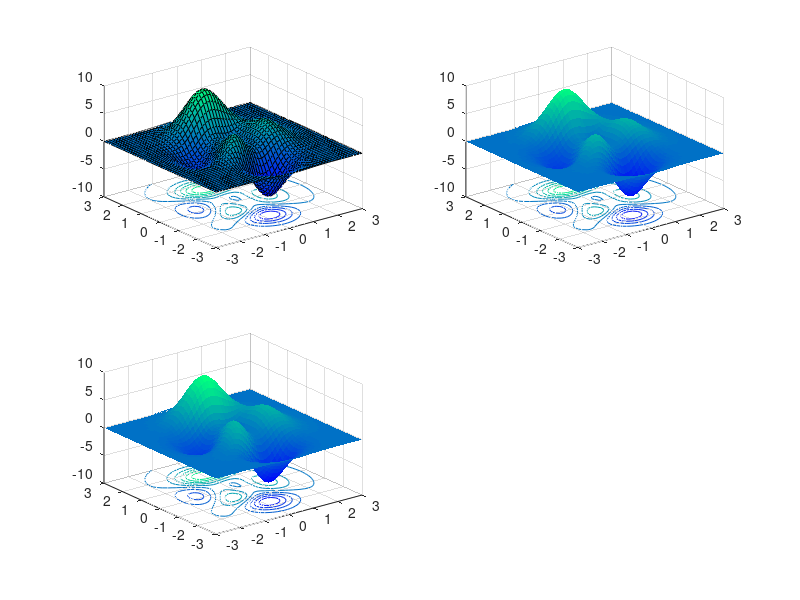
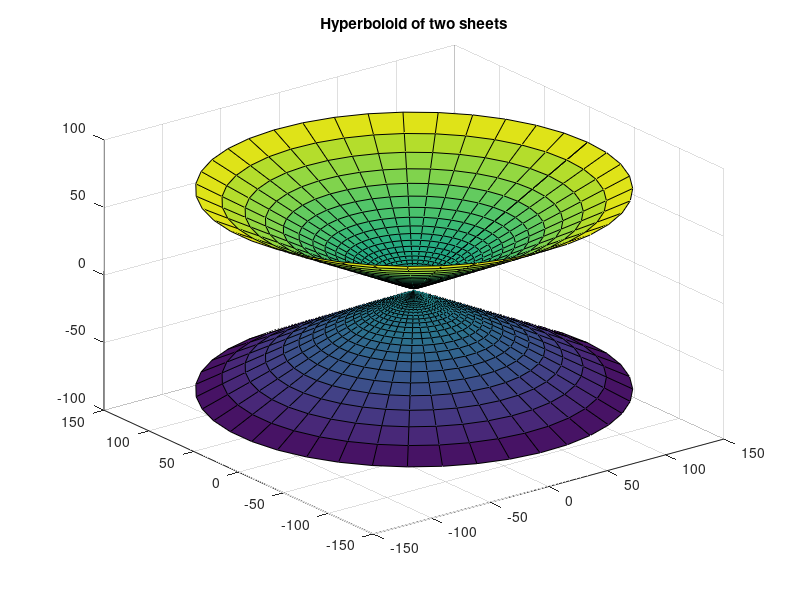

Here is the MATLAB script that generated these plots, in order:
%%
clear;
t = 0:0.05:8*pi;
x = 2*sin(t);
y = 3*cos(t);
plot3(t,x,y, 'Color', [1/2,6/8,2/9], 'Marker','*');

%%
clear;
t = 0:0.05:8*pi;
x = 2*sin(t);
y = 3*cos(t);
comet3(t,x,y);

%%
clear;
x = (-5:0.5:5);
y = (-5:0.5:5);
[X ,Y] = meshgrid(x, y);
plot(X, Y);
Z = peaks;
[X, Y, Z] = peaks;
%mesh(Z);
%surf(X, Y, Z);
surfc(X,Y,Z);
colormap winter

%%
clear;
x = (-5:0.5:5);
y = (-5:0.5:5);
[X ,Y] = meshgrid(x, y);
plot(X, Y);
Z = peaks;
[X, Y, Z] = peaks;
subplot(2,2,1);
surfc(X,Y,Z);
shading faceted;
subplot(2,2,2);
surfc(X,Y,Z);
shading flat;
subplot(2,2,3);
surfc(X,Y,Z);
shading interp

%%
clear;
x = @(r, fi)r.*cos(fi);
y = @(r, fi)r.*sin(fi);
z = @(r, fi)r.^2;
figure
ezsurf(x, y, z, [-pi, pi, -pi, pi]);

%%
clear;
a = 2; 
c = 1;
u1 = 0;
u2 = 5;
v1 = 0;
v2 = 2*pi;
N1 = 40;
N2 = 40;
u = linspace(u1, u2, N1);
v = linspace(v1, v2, N2);
[U, V] = meshgrid(u, v);
x = a*sinh(U).*cos(V);
y = a*sinh(U).*sin(V);
z = c*cosh(U);
surf(x, y, z); 
hold on; 
surf(x, y, -z);
title('Hyperboloid of two sheets');
hold off;
